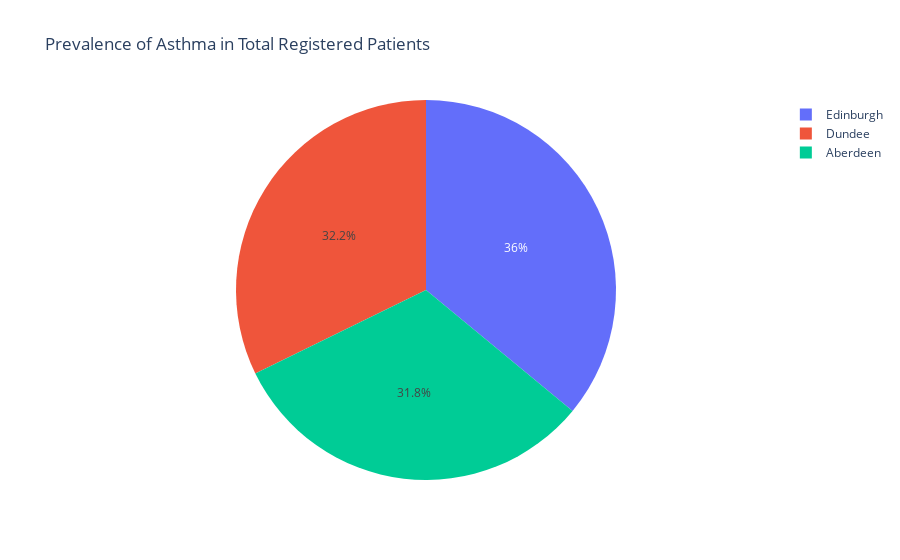

Write notebook code for a chart like this one.
### Code cell
# select the clusters from the cities Aberdeen, Dundee and Edinburgh
filter_cities = total_patients['Cluster'].str.contains('Aberdeen|Dundee|Edinburgh')
# set missing values to false
filter_cities[filter_cities.isna()] = False
# filter the file based on only the data for the three cities 
total_patients = total_patients[filter_cities]
# change the names of the different clusters to the name of the city using pattern matching and store it in a dictionary
cities = {'.*Edinburgh.*' : 'Edinburgh','.*Aberdeen.*' : 'Aberdeen','.*Dundee.*' : 'Dundee'}
# replace the cluster names with city names
total_patients['Cluster'] = total_patients['Cluster'].replace(cities, regex= True)

# select Q3 quarters
filter_quarter = total_patients['Quarter'].str.contains('Q3')
# set missing values to false
filter_quarter[filter_quarter.isna()] = False
# remove values for 2018
total_patients = total_patients[total_patients['Quarter'] != '2018/19 (Q3) Oct - Dec']
# filter the file based on only the data for the three quarters in Edinburgh, Dundee and Aberdeen
total_patients = total_patients[filter_quarter]
# change the names of the quarters to Q3 (respective year) using pattern matching and store it in a dictionary
quarters = {'2019/20 (Q3) Oct - Dec' : 'Q3 2019', '2020/21 (Q3)Oct - Dec' : '  Q3 2020', '2021/22 (Q3)Oct - Dec' : 'Q3 2021', '2022/23 (Q3) Oct - Dec' : 'Q3 2022' }
# replace the quarter names
total_patients['Quarter'] = total_patients['Quarter'].replace(quarters, regex = True)
# sum the total number of patients in the three cities inidividually 
patient_by_city = total_patients.groupby(['Cluster'])['Total Patients'].sum().reset_index()
# sum the total number asthma patients in the three cities individually
city_group = asthma_age.groupby('GPPractice/Area')['PatientCount_Asthma'].sum().reset_index()

# merge patient by city and city_group to determine total registered patients and total registered asthma patients in the city
normalised_asthma_patients = pd.merge(patient_by_city, city_group, left_on='Cluster', right_on='GPPractice/Area')

# normalise the number of asthma patients by the total registered patients in the three cities
normalised_asthma_patients['Normalized Asthma Patients (%)'] = (normalised_asthma_patients['PatientCount_Asthma'] / normalised_asthma_patients['Total Patients']) * 100
# pie chart representing the normalised patients by city and comparing the number across the three cities
fig = px.pie(normalised_asthma_patients, values='Normalized Asthma Patients (%)', names='Cluster', title='Prevalence of Asthma in Total Registered Patients')
fig.show()

### Figure 1 — Plotly figure (JSON) as saved in the notebook; plotly's stock layout.template omitted (floating-point values rounded to 4 significant figures)
{"data": [{"domain": {"x": [0, 1], "y": [0, 1]}, "hovertemplate": "Cluster=%{label}<br>Normalized Asthma Patients (%)=%{value}<extra></extra>", "labels": ["Aberdeen", "Dundee", "Edinburgh"], "legendgroup": "", "name": "", "showlegend": true, "type": "pie", "values": [4.727, 4.795, 5.351]}], "layout": {"legend": {"tracegroupgap": 0}, "title": {"text": "Prevalence of Asthma in Total Registered Patients"}}}
